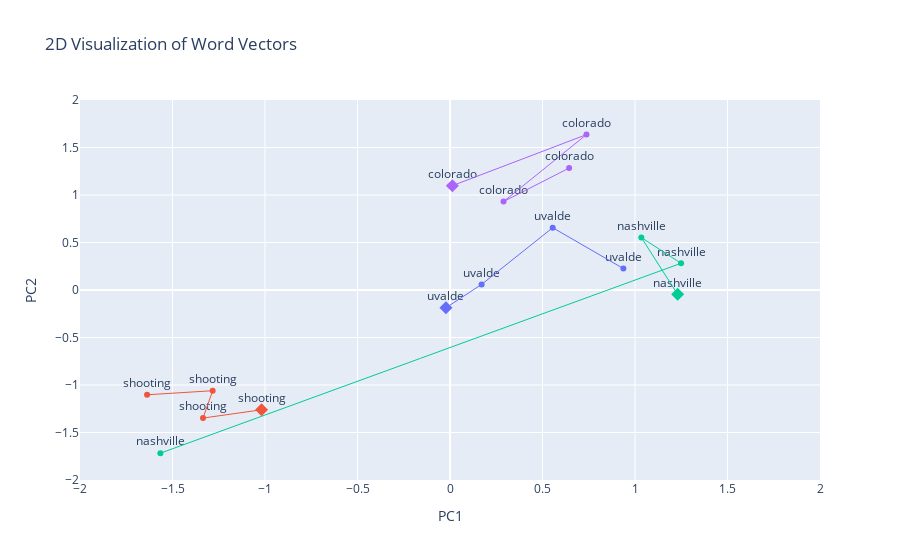

The code cell stored with this chart in its notebook:
### Markdown cell above
#### Cade

### Code cell
plot_word_vectors_cade(cade_models_quarterly, test_words_shootings + [target_word_shootings], range=[-2, 2], use_tsne=True, perplexity=3)

### Figure 1 — Plotly figure (JSON) as saved in the notebook; plotly's stock layout.template omitted (floating-point values rounded to 4 significant figures)
{"data": [{"marker": {"color": "#636EFA"}, "mode": "markers+text", "name": "uvalde", "showlegend": false, "text": ["uvalde"], "textposition": "top center", "x": [-0.02192], "y": [-0.1872], "type": "scatter"}, {"marker": {"color": "#636EFA", "size": 10, "symbol": "diamond"}, "mode": "markers", "showlegend": false, "x": [-0.02192], "y": [-0.1872], "type": "scatter"}, {"marker": {"color": "#AB63FA"}, "mode": "markers+text", "name": "colorado", "showlegend": false, "text": ["colorado"], "textposition": "top center", "x": [0.01297], "y": [1.098], "type": "scatter"}, {"marker": {"color": "#AB63FA", "size": 10, "symbol": "diamond"}, "mode": "markers", "showlegend": false, "x": [0.01297], "y": [1.098], "type": "scatter"}, {"marker": {"color": "#00CC96"}, "mode": "markers+text", "name": "nashville", "showlegend": false, "text": ["nashville"], "textposition": "top center", "x": [1.231], "y": [-0.04574], "type": "scatter"}, {"marker": {"color": "#00CC96", "size": 10, "symbol": "diamond"}, "mode": "markers", "showlegend": false, "x": [1.231], "y": [-0.04574], "type": "scatter"}, {"marker": {"color": "#EF553B"}, "mode": "markers+text", "name": "shooting", "showlegend": false, "text": ["shooting"], "textposition": "top center", "x": [-1.018], "y": [-1.261], "type": "scatter"}, {"marker": {"color": "#EF553B", "size": 10, "symbol": "diamond"}, "mode": "markers", "showlegend": false, "x": [-1.018], "y": [-1.261], "type": "scatter"}, {"marker": {"color": "#636EFA"}, "mode": "markers+text", "name": "uvalde", "showlegend": false, "text": ["uvalde"], "textposition": "top center", "x": [0.171], "y": [0.05911], "type": "scatter"}, {"line": {"color": "#636EFA", "width": 1}, "mode": "lines", "showlegend": false, "x": [-0.02192, 0.171], "y": [-0.1872, 0.05911], "type": "scatter"}, {"marker": {"color": "#AB63FA"}, "mode": "markers+text", "name": "colorado", "showlegend": false, "text": ["colorado"], "textposition": "top center", "x": [0.7377], "y": [1.636], "type": "scatter"}, {"line": {"color": "#AB63FA", "width": 1}, "mode": "lines", "showlegend": false, "x": [0.01297, 0.7377], "y": [1.098, 1.636], "type": "scatter"}, {"marker": {"color": "#00CC96"}, "mode": "markers+text", "name": "nashville", "showlegend": false, "text": ["nashville"], "textposition": "top center", "x": [1.034], "y": [0.552], "type": "scatter"}, {"line": {"color": "#00CC96", "width": 1}, "mode": "lines", "showlegend": false, "x": [1.231, 1.034], "y": [-0.04574, 0.552], "type": "scatter"}, {"marker": {"color": "#EF553B"}, "mode": "markers+text", "name": "shooting", "showlegend": false, "text": ["shooting"], "textposition": "top center", "x": [-1.335], "y": [-1.348], "type": "scatter"}, {"line": {"color": "#EF553B", "width": 1}, "mode": "lines", "showlegend": false, "x": [-1.018, -1.335], "y": [-1.261, -1.348], "type": "scatter"}, {"marker": {"color": "#636EFA"}, "mode": "markers+text", "name": "uvalde", "showlegend": false, "text": ["uvalde"], "textposition": "top center", "x": [0.5551], "y": [0.6559], "type": "scatter"}, {"line": {"color": "#636EFA", "width": 1}, "mode": "lines", "showlegend": false, "x": [0.171, 0.5551], "y": [0.05911, 0.6559], "type": "scatter"}, {"marker": {"color": "#AB63FA"}, "mode": "markers+text", "name": "colorado", "showlegend": false, "text": ["colorado"], "textposition": "top center", "x": [0.2895], "y": [0.931], "type": "scatter"}, {"line": {"color": "#AB63FA", "width": 1}, "mode": "lines", "showlegend": false, "x": [0.7377, 0.2895], "y": [1.636, 0.931], "type": "scatter"}, {"marker": {"color": "#00CC96"}, "mode": "markers+text", "name": "nashville", "showlegend": false, "text": ["nashville"], "textposition": "top center", "x": [1.249], "y": [0.2812], "type": "scatter"}, {"line": {"color": "#00CC96", "width": 1}, "mode": "lines", "showlegend": false, "x": [1.034, 1.249], "y": [0.552, 0.2812], "type": "scatter"}, {"marker": {"color": "#EF553B"}, "mode": "markers+text", "name": "shooting", "showlegend": false, "text": ["shooting"], "textposition": "top center", "x": [-1.283], "y": [-1.06], "type": "scatter"}, {"line": {"color": "#EF553B", "width": 1}, "mode": "lines", "showlegend": false, "x": [-1.335, -1.283], "y": [-1.348, -1.06], "type": "scatter"}, {"marker": {"color": "#636EFA"}, "mode": "markers+text", "name": "uvalde", "showlegend": false, "text": ["uvalde"], "textposition": "top center", "x": [0.9371], "y": [0.2257], "type": "scatter"}, {"line": {"color": "#636EFA", "width": 1}, "mode": "lines", "showlegend": false, "x": [0.5551, 0.9371], "y": [0.6559, 0.2257], "type": "scatter"}, {"marker": {"color": "#AB63FA"}, "mode": "markers+text", "name": "colorado", "showlegend": false, "text": ["colorado"], "textposition": "top center", "x": [0.6439], "y": [1.284], "type": "scatter"}, {"line": {"color": "#AB63FA", "width": 1}, "mode": "lines", "showlegend": false, "x": [0.2895, 0.6439], "y": [0.931, 1.284], "type": "scatter"}, {"marker": {"color": "#00CC96"}, "mode": "markers+text", "name": "nashville", "showlegend": false, "text": ["nashville"], "textposition": "top center", "x": [-1.566], "y": [-1.718], "type": "scatter"}, {"line": {"color": "#00CC96", "width": 1}, "mode": "lines", "showlegend": false, "x": [1.249, -1.566], "y": [0.2812, -1.718], "type": "scatter"}, {"marker": {"color": "#EF553B"}, "mode": "markers+text", "name": "shooting", "showlegend": false, "text": ["shooting"], "textposition": "top center", "x": [-1.637], "y": [-1.103], "type": "scatter"}, {"line": {"color": "#EF553B", "width": 1}, "mode": "lines", "showlegend": false, "x": [-1.283, -1.637], "y": [-1.06, -1.103], "type": "scatter"}], "layout": {"legend": {"x": 1.02, "y": 1.0}, "title": {"text": "2D Visualization of Word Vectors"}, "xaxis": {"range": [-2, 2], "title": {"text": "PC1"}}, "yaxis": {"range": [-2, 2], "title": {"text": "PC2"}}}}
